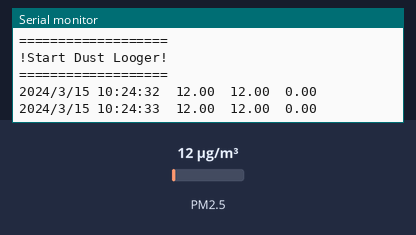
A sketch run on a simulated Arduino Uno, built with avr-gcc and run on an emulated ATmega328P. On the bench: the last lines printed to the serial monitor. Inputs (shaded band) come from the test bench; at power-on: PM2.5 12 µg/m³. The local clock reads 2024-03-15 10:24:30 at power-on unless the sketch sets it; storage starts empty.

Above: at 3.2 s.
3.3 s: PM2.5 set to 6 µg/m³
At 4.6 s:
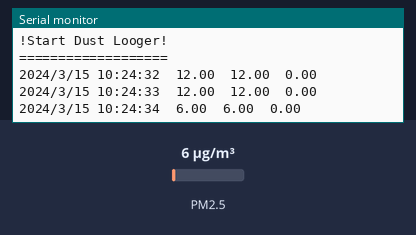
4.8 s: PM2.5 set to 75 µg/m³
At 5.5 s:
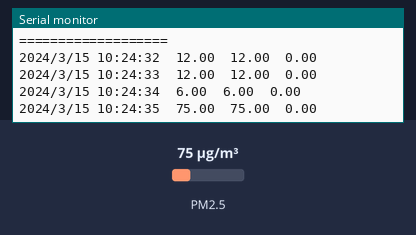
Timing chart, 0 to 7.8 s (numbered marks = the images above; inputs shaded):
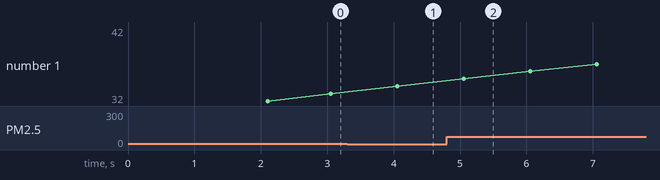

The sketch:

Dust_Logger.ino
```cpp
#include <RTClib.h>
#include <SD.h>
#include <Arduino.h>
#include <SoftwareSerial.h>
#include <PMS.h>

RTC_DS1307 rtc;
const int chipSelect = 10;
File logFile;
String logFileName;
bool hasRTC = false;
bool hasSD = false;
//bool deleteDupicateFile = true;
bool deleteDupicateFile = false;

SoftwareSerial pmsSerial_0(A0, 2); // Feather TX, Feather RX
SoftwareSerial pmsSerial_1(A1, 3); // Feather TX, Feather RX
PMS pms_0(pmsSerial_0);
PMS pms_1(pmsSerial_1);
PMS::DATA data_0;
PMS::DATA data_1;

void setup() {
  // Open serial communications and wait for port to open:
  Serial.begin(9600);
  pmsSerial_0.begin(9600);
  pmsSerial_1.begin(9600);
  // wait for Serial Monitor to connect. Needed for native USB port boards only:
  while (!Serial);
  while (!pmsSerial_0);
  while (!pmsSerial_1);

  //Check Module
  checkModule();
  if (hasSD) createlogFile();

  // Wait two seconds for startup.
  delay(2000);
  Serial.println("===================");
  Serial.println("!Start Dust Looger!");
  Serial.println("===================");
}

static unsigned long loop_cur_mil;
static unsigned long loop_pre_mil;
void loop() {
  loop_cur_mil = millis();
  if (loop_cur_mil - loop_pre_mil >= 1000) {
    String date_now = getDateString();
    String time_now = getTimeString();

    unsigned int pm01_0, pm25_0, pm10_0, pm01_1, pm25_1, pm10_1;
    pmsSerial_0.listen();
    while (!pms_0.read(data_0));
    pmsSerial_1.listen();
    while (!pms_1.read(data_1));

    pm01_0 = data_0.PM_AE_UG_1_0;
    pm25_0 = data_0.PM_AE_UG_2_5;
    pm10_0 = data_0.PM_AE_UG_10_0;

    pm01_1 = data_1.PM_AE_UG_1_0;
    pm25_1 = data_1.PM_AE_UG_2_5;
    pm10_1 = data_1.PM_AE_UG_10_0;

    float pm25_in, pm25_out;
    if (pm25_0 > pm25_1) {
      pm25_in = pm25_0;
      pm25_out = pm25_1;
    } else {
      pm25_in = pm25_1;
      pm25_out = pm25_0;
    }
    float Eff = (pm25_in - pm25_out) / (pm25_in + 1);

    String Data_1 = String(pm25_in);
    String Data_2 = String(pm25_out);
    String Data_3 = String(Eff);
    String record = date_now + ',' + time_now + ',' + Data_1 + ',' + Data_2 + ',' + Data_3;
    String record_2 = date_now + ' ' + time_now + '\t' + Data_1 + '\t' + Data_2 + '\t' + Data_3;

    if (hasSD) {
      logFile = SD.open(logFileName.c_str(), FILE_WRITE);
      logFile.println(record);
      logFile.close();
    }
    Serial.println(record_2);

    loop_pre_mil = loop_cur_mil;
  }
}

void checkModule() {
  if (! rtc.begin()) {
    Serial.println("RTC Failed!");
  } else {
    Serial.println("Found RTC.");
    hasRTC = true;
  }

  if (!SD.begin(chipSelect)) {
    Serial.println("SD Card Failed!");
  } else {
    Serial.println("Found SD Card.");
    hasSD = true;
  }
}

void createlogFile() {
  String date_now = getDateString('_');
  logFileName = date_now + ".csv";
  logFileName = logFileName.substring(2);

  if (SD.exists(logFileName.c_str())) {
    Serial.println(logFileName + " exists.");
    if (deleteDupicateFile) {
      SD.remove(logFileName.c_str());
      Serial.println("Removing " + logFileName);
      Serial.println("Creating " + logFileName);
      logFile = SD.open(logFileName.c_str(), FILE_WRITE);
      logFile.println("Date,Time,PM2.5_in,PM2.5_out,Efficient");
      logFile.close();
    }
  } else {
    Serial.println(logFileName + " doesn't exist.");

    Serial.println("Creating " + logFileName);
    logFile = SD.open(logFileName.c_str(), FILE_WRITE);
    logFile.println("Date,Time,PM2.5_in,PM2.5_out,Efficient");
    logFile.close();
  }
}

String getDateString() {
  return getDateString('/');
}

String getDateString(char sym) {
  if (hasRTC) {
    DateTime now = rtc.now();
    return String(now.year()) + sym + String(now.month()) + sym + String(now.day());
  }
  return "1970/1/1";
}

String getTimeString() {
  if (hasRTC) {
    DateTime now = rtc.now();
    return String(now.hour()) + ':' + String(now.minute()) + ':' + String(now.second());
  }
  return String(millis());
}
```

Measured:
- after the input at 3.3 s, the serial monitor: prints a new line after 0.76 s (image 1)
- after the input at 4.8 s, the serial monitor: prints a new line after 0.26 s (image 2)
